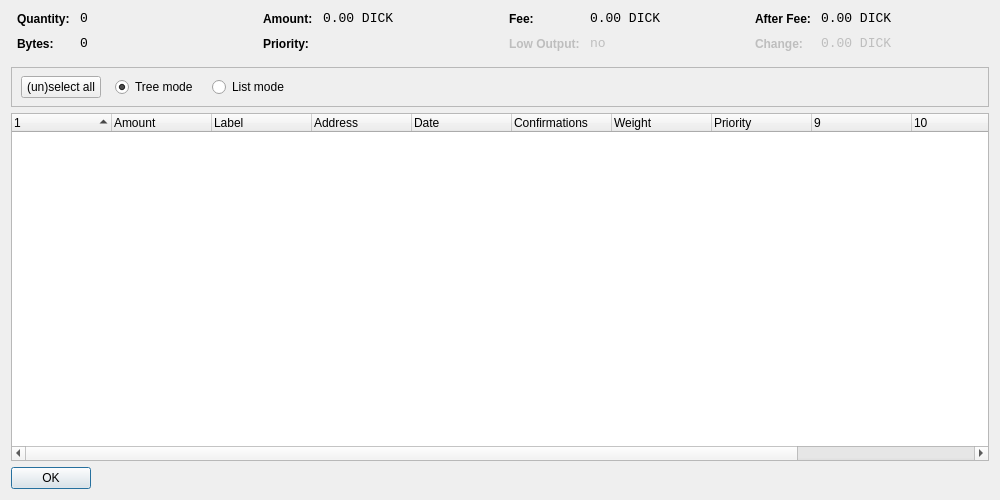
<?xml version="1.0" encoding="UTF-8"?>
<ui version="4.0">
 <class>CoinControlDialog</class>
 <widget class="QWidget" name="CoinControlDialog">
  <property name="geometry">
   <rect>
    <x>0</x>
    <y>0</y>
    <width>1000</width>
    <height>500</height>
   </rect>
  </property>
  <property name="windowTitle">
   <string>Coin Control</string>
  </property>
  <layout class="QVBoxLayout" name="verticalLayout">
   <item>
    <layout class="QHBoxLayout" name="horizontalLayoutTop" stretch="0,0,0,0">
     <property name="topMargin">
      <number>0</number>
     </property>
     <property name="bottomMargin">
      <number>10</number>
     </property>
     <item>
      <layout class="QFormLayout" name="formLayoutCoinControl1">
       <property name="horizontalSpacing">
        <number>10</number>
       </property>
       <property name="verticalSpacing">
        <number>10</number>
       </property>
       <property name="leftMargin">
        <number>6</number>
       </property>
       <property name="rightMargin">
        <number>6</number>
       </property>
       <item row="0" column="0">
        <widget class="QLabel" name="labelCoinControlQuantityText">
         <property name="styleSheet">
          <string notr="true">font-weight:bold;</string>
         </property>
         <property name="text">
          <string>Quantity:</string>
         </property>
        </widget>
       </item>
       <item row="0" column="1">
        <widget class="QLabel" name="labelCoinControlQuantity">
         <property name="font">
          <font>
           <family>Monospace</family>
           <pointsize>10</pointsize>
          </font>
         </property>
         <property name="cursor">
          <cursorShape>IBeamCursor</cursorShape>
         </property>
         <property name="contextMenuPolicy">
          <enum>Qt::ActionsContextMenu</enum>
         </property>
         <property name="text">
          <string notr="true">0</string>
         </property>
         <property name="textInteractionFlags">
          <set>Qt::LinksAccessibleByMouse|Qt::TextSelectableByKeyboard|Qt::TextSelectableByMouse</set>
         </property>
        </widget>
       </item>
       <item row="1" column="0">
        <widget class="QLabel" name="labelCoinControlBytesText">
         <property name="styleSheet">
          <string notr="true">font-weight:bold;</string>
         </property>
         <property name="text">
          <string>Bytes:</string>
         </property>
        </widget>
       </item>
       <item row="1" column="1">
        <widget class="QLabel" name="labelCoinControlBytes">
         <property name="font">
          <font>
           <family>Monospace</family>
           <pointsize>10</pointsize>
          </font>
         </property>
         <property name="cursor">
          <cursorShape>IBeamCursor</cursorShape>
         </property>
         <property name="contextMenuPolicy">
          <enum>Qt::ActionsContextMenu</enum>
         </property>
         <property name="text">
          <string notr="true">0</string>
         </property>
         <property name="textInteractionFlags">
          <set>Qt::LinksAccessibleByMouse|Qt::TextSelectableByKeyboard|Qt::TextSelectableByMouse</set>
         </property>
        </widget>
       </item>
      </layout>
     </item>
     <item>
      <layout class="QFormLayout" name="formLayoutCoinControl2">
       <property name="horizontalSpacing">
        <number>10</number>
       </property>
       <property name="verticalSpacing">
        <number>10</number>
       </property>
       <property name="leftMargin">
        <number>6</number>
       </property>
       <property name="rightMargin">
        <number>6</number>
       </property>
       <item row="0" column="0">
        <widget class="QLabel" name="labelCoinControlAmountText">
         <property name="styleSheet">
          <string notr="true">font-weight:bold;</string>
         </property>
         <property name="text">
          <string>Amount:</string>
         </property>
        </widget>
       </item>
       <item row="0" column="1">
        <widget class="QLabel" name="labelCoinControlAmount">
         <property name="font">
          <font>
           <family>Monospace</family>
           <pointsize>10</pointsize>
          </font>
         </property>
         <property name="cursor">
          <cursorShape>IBeamCursor</cursorShape>
         </property>
         <property name="contextMenuPolicy">
          <enum>Qt::ActionsContextMenu</enum>
         </property>
         <property name="text">
          <string notr="true">0.00 DICK</string>
         </property>
         <property name="textInteractionFlags">
          <set>Qt::LinksAccessibleByMouse|Qt::TextSelectableByKeyboard|Qt::TextSelectableByMouse</set>
         </property>
        </widget>
       </item>
       <item row="1" column="0">
        <widget class="QLabel" name="labelCoinControlPriorityText">
         <property name="styleSheet">
          <string notr="true">font-weight:bold;</string>
         </property>
         <property name="text">
          <string>Priority:</string>
         </property>
        </widget>
       </item>
       <item row="1" column="1">
        <widget class="QLabel" name="labelCoinControlPriority">
         <property name="font">
          <font>
           <family>Monospace</family>
           <pointsize>10</pointsize>
          </font>
         </property>
         <property name="cursor">
          <cursorShape>IBeamCursor</cursorShape>
         </property>
         <property name="contextMenuPolicy">
          <enum>Qt::ActionsContextMenu</enum>
         </property>
         <property name="text">
          <string/>
         </property>
         <property name="textInteractionFlags">
          <set>Qt::LinksAccessibleByMouse|Qt::TextSelectableByKeyboard|Qt::TextSelectableByMouse</set>
         </property>
        </widget>
       </item>
      </layout>
     </item>
     <item>
      <layout class="QFormLayout" name="formLayoutCoinControl3">
       <property name="horizontalSpacing">
        <number>10</number>
       </property>
       <property name="verticalSpacing">
        <number>10</number>
       </property>
       <property name="leftMargin">
        <number>6</number>
       </property>
       <property name="rightMargin">
        <number>6</number>
       </property>
       <item row="0" column="0">
        <widget class="QLabel" name="labelCoinControlFeeText">
         <property name="styleSheet">
          <string notr="true">font-weight:bold;</string>
         </property>
         <property name="text">
          <string>Fee:</string>
         </property>
        </widget>
       </item>
       <item row="0" column="1">
        <widget class="QLabel" name="labelCoinControlFee">
         <property name="font">
          <font>
           <family>Monospace</family>
           <pointsize>10</pointsize>
          </font>
         </property>
         <property name="cursor">
          <cursorShape>IBeamCursor</cursorShape>
         </property>
         <property name="contextMenuPolicy">
          <enum>Qt::ActionsContextMenu</enum>
         </property>
         <property name="text">
          <string notr="true">0.00 DICK</string>
         </property>
         <property name="textInteractionFlags">
          <set>Qt::LinksAccessibleByMouse|Qt::TextSelectableByKeyboard|Qt::TextSelectableByMouse</set>
         </property>
        </widget>
       </item>
       <item row="1" column="0">
        <widget class="QLabel" name="labelCoinControlLowOutputText">
         <property name="enabled">
          <bool>false</bool>
         </property>
         <property name="styleSheet">
          <string notr="true">font-weight:bold;</string>
         </property>
         <property name="text">
          <string>Low Output:</string>
         </property>
        </widget>
       </item>
       <item row="1" column="1">
        <widget class="QLabel" name="labelCoinControlLowOutput">
         <property name="enabled">
          <bool>false</bool>
         </property>
         <property name="font">
          <font>
           <family>Monospace</family>
           <pointsize>10</pointsize>
          </font>
         </property>
         <property name="cursor">
          <cursorShape>IBeamCursor</cursorShape>
         </property>
         <property name="contextMenuPolicy">
          <enum>Qt::ActionsContextMenu</enum>
         </property>
         <property name="text">
          <string>no</string>
         </property>
         <property name="textInteractionFlags">
          <set>Qt::LinksAccessibleByMouse|Qt::TextSelectableByKeyboard|Qt::TextSelectableByMouse</set>
         </property>
        </widget>
       </item>
      </layout>
     </item>
     <item>
      <layout class="QFormLayout" name="formLayoutCoinControl4">
       <property name="horizontalSpacing">
        <number>10</number>
       </property>
       <property name="verticalSpacing">
        <number>10</number>
       </property>
       <property name="leftMargin">
        <number>6</number>
       </property>
       <property name="rightMargin">
        <number>6</number>
       </property>
       <item row="0" column="0">
        <widget class="QLabel" name="labelCoinControlAfterFeeText">
         <property name="styleSheet">
          <string notr="true">font-weight:bold;</string>
         </property>
         <property name="text">
          <string>After Fee:</string>
         </property>
        </widget>
       </item>
       <item row="0" column="1">
        <widget class="QLabel" name="labelCoinControlAfterFee">
         <property name="font">
          <font>
           <family>Monospace</family>
           <pointsize>10</pointsize>
          </font>
         </property>
         <property name="cursor">
          <cursorShape>IBeamCursor</cursorShape>
         </property>
         <property name="contextMenuPolicy">
          <enum>Qt::ActionsContextMenu</enum>
         </property>
         <property name="text">
          <string notr="true">0.00 DICK</string>
         </property>
         <property name="textInteractionFlags">
          <set>Qt::LinksAccessibleByMouse|Qt::TextSelectableByKeyboard|Qt::TextSelectableByMouse</set>
         </property>
        </widget>
       </item>
       <item row="1" column="0">
        <widget class="QLabel" name="labelCoinControlChangeText">
         <property name="enabled">
          <bool>false</bool>
         </property>
         <property name="styleSheet">
          <string notr="true">font-weight:bold;</string>
         </property>
         <property name="text">
          <string>Change:</string>
         </property>
        </widget>
       </item>
       <item row="1" column="1">
        <widget class="QLabel" name="labelCoinControlChange">
         <property name="enabled">
          <bool>false</bool>
         </property>
         <property name="font">
          <font>
           <family>Monospace</family>
           <pointsize>10</pointsize>
          </font>
         </property>
         <property name="cursor">
          <cursorShape>IBeamCursor</cursorShape>
         </property>
         <property name="contextMenuPolicy">
          <enum>Qt::ActionsContextMenu</enum>
         </property>
         <property name="text">
          <string notr="true">0.00 DICK</string>
         </property>
         <property name="textInteractionFlags">
          <set>Qt::LinksAccessibleByMouse|Qt::TextSelectableByKeyboard|Qt::TextSelectableByMouse</set>
         </property>
        </widget>
       </item>
      </layout>
     </item>
    </layout>
   </item>
   <item>
    <widget class="QFrame" name="frame">
     <property name="minimumSize">
      <size>
       <width>0</width>
       <height>40</height>
      </size>
     </property>
     <property name="frameShape">
      <enum>QFrame::StyledPanel</enum>
     </property>
     <property name="frameShadow">
      <enum>QFrame::Sunken</enum>
     </property>
     <widget class="QWidget" name="horizontalLayoutWidget">
      <property name="geometry">
       <rect>
        <x>10</x>
        <y>0</y>
        <width>781</width>
        <height>41</height>
       </rect>
      </property>
      <layout class="QHBoxLayout" name="horizontalLayoutPanel" stretch="0,0,0,0">
       <property name="spacing">
        <number>14</number>
       </property>
       <item>
        <widget class="QPushButton" name="pushButtonSelectAll">
         <property name="sizePolicy">
          <sizepolicy hsizetype="Maximum" vsizetype="Fixed">
           <horstretch>0</horstretch>
           <verstretch>0</verstretch>
          </sizepolicy>
         </property>
         <property name="text">
          <string>(un)select all</string>
         </property>
        </widget>
       </item>
       <item>
        <widget class="QRadioButton" name="radioTreeMode">
         <property name="sizePolicy">
          <sizepolicy hsizetype="Maximum" vsizetype="Fixed">
           <horstretch>0</horstretch>
           <verstretch>0</verstretch>
          </sizepolicy>
         </property>
         <property name="text">
          <string>Tree mode</string>
         </property>
         <property name="checked">
          <bool>true</bool>
         </property>
        </widget>
       </item>
       <item>
        <widget class="QRadioButton" name="radioListMode">
         <property name="sizePolicy">
          <sizepolicy hsizetype="Maximum" vsizetype="Fixed">
           <horstretch>0</horstretch>
           <verstretch>0</verstretch>
          </sizepolicy>
         </property>
         <property name="text">
          <string>List mode</string>
         </property>
        </widget>
       </item>
       <item>
        <spacer name="horizontalSpacer">
         <property name="orientation">
          <enum>Qt::Horizontal</enum>
         </property>
         <property name="sizeHint" stdset="0">
          <size>
           <width>40</width>
           <height>20</height>
          </size>
         </property>
        </spacer>
       </item>
      </layout>
     </widget>
    </widget>
   </item>
   <item>
    <widget class="CoinControlTreeWidget" name="treeWidget">
     <property name="contextMenuPolicy">
      <enum>Qt::CustomContextMenu</enum>
     </property>
     <property name="sortingEnabled">
      <bool>false</bool>
     </property>
     <property name="columnCount">
      <number>12</number>
     </property>
     <attribute name="headerShowSortIndicator" stdset="0">
      <bool>true</bool>
     </attribute>
     <attribute name="headerStretchLastSection">
      <bool>false</bool>
     </attribute>
     <column>
      <property name="text">
       <string/>
      </property>
     </column>
     <column>
      <property name="text">
       <string>Amount</string>
      </property>
     </column>
     <column>
      <property name="text">
       <string>Label</string>
      </property>
     </column>
     <column>
      <property name="text">
       <string>Address</string>
      </property>
     </column>
     <column>
      <property name="text">
       <string>Date</string>
      </property>
     </column>
     <column>
      <property name="text">
       <string>Confirmations</string>
      </property>
      <property name="toolTip">
       <string>Confirmed</string>
      </property>
     </column>
     <column>
      <property name="text">
       <string>Weight</string>
      </property>
     </column>
     <column>
      <property name="text">
       <string>Priority</string>
      </property>
     </column>
     <column>
      <property name="text">
       <string/>
      </property>
     </column>
     <column>
      <property name="text">
       <string/>
      </property>
     </column>
     <column>
      <property name="text">
       <string/>
      </property>
     </column>
     <column>
      <property name="text">
       <string/>
      </property>
     </column>
    </widget>
   </item>
   <item>
    <widget class="QDialogButtonBox" name="buttonBox">
     <property name="sizePolicy">
      <sizepolicy hsizetype="Maximum" vsizetype="Fixed">
       <horstretch>0</horstretch>
       <verstretch>0</verstretch>
      </sizepolicy>
     </property>
     <property name="orientation">
      <enum>Qt::Horizontal</enum>
     </property>
     <property name="standardButtons">
      <set>QDialogButtonBox::Ok</set>
     </property>
    </widget>
   </item>
  </layout>
 </widget>
 <customwidgets>
  <customwidget>
   <class>CoinControlTreeWidget</class>
   <extends>QTreeWidget</extends>
   <header>coincontroltreewidget.h</header>
  </customwidget>
 </customwidgets>
 <resources/>
 <connections/>
</ui>
